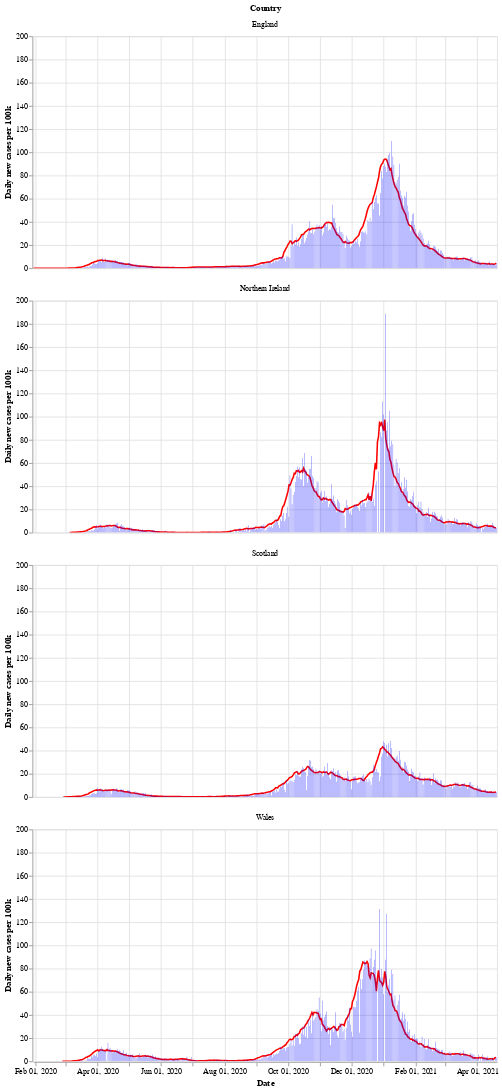

Notebook cell for this chart:
### Markdown cell above
Next is a bar chart of the number of new cases in each country (per 100k population), with the 7 day moving average of cases. Again we see that Wales saw a longer period of raising and falling cases compared to the other countries.

After a period of cases falling, each nation is now seeing a rise in the number of cases - especially in Wales.

### Code cell
# collapse
bars = alt.Chart(uk_cases).mark_bar().encode(
    x=alt.X("yearmonthdate(date):T", axis=alt.Axis(title='Date')),
    y=alt.Y("newCasesRate:Q", axis=alt.Axis(title='Daily new cases per 100k')),
    tooltip='newCasesRate',
    color=alt.condition(
        alt.datum.dailyChange > 0,
        alt.value("orange"),  # The positive color
        alt.value("blue")  # The negative color
    )
).properties(title='New cases per 100k population with rolling 7 day average', width=600).interactive()
line = alt.Chart(uk_cases).mark_line(
    color='red',
    size=2,
).transform_window(
    rolling_mean='mean(newCasesRate)',
    frame=[0, 7],
    groupby=['areaName']
).encode(
    x='yearmonthdate(date):T',
    y='rolling_mean:Q'
)
alt.layer(line, bars, data=uk_cases).facet(alt.Row('areaName', title='Country'), columns=1)

### Figure 1 — Vega-Lite specification as saved in the notebook (floating-point values rounded to 4 significant figures; data arrays with more than 128 entries replaced by an {"elided": "..."} marker saying what was removed)
{"config": {"view": {"continuousWidth": 400, "continuousHeight": 300}}, "data": {"name": "data-5d8dd4ad6c9ce06d33ae5d7e4de97dbf"}, "facet": {"type": "nominal", "field": "areaName", "title": "Country"}, "spec": {"layer": [{"mark": {"type": "line", "color": "red", "size": 2}, "encoding": {"x": {"type": "temporal", "field": "date", "timeUnit": "yearmonthdate"}, "y": {"type": "quantitative", "field": "rolling_mean"}}, "transform": [{"window": [{"op": "mean", "field": "newCasesRate", "as": "rolling_mean"}], "frame": [0, 7], "groupby": ["areaName"]}]}, {"mark": "bar", "encoding": {"color": {"condition": {"value": "orange", "test": "(datum.dailyChange > 0)"}, "value": "blue"}, "tooltip": {"type": "quantitative", "field": "newCasesRate"}, "x": {"type": "temporal", "axis": {"title": "Date"}, "field": "date", "timeUnit": "yearmonthdate"}, "y": {"type": "quantitative", "axis": {"title": "Daily new cases per 100k"}, "field": "newCasesRate"}}, "selection": {"selector002": {"type": "interval", "bind": "scales", "encodings": ["x", "y"]}}, "title": "New cases per 100k population with rolling 7 day average", "width": 600}]}, "columns": 1, "$schema": "https://vega.github.io/schema/vega-lite/v4.8.1.json", "datasets": {"data-5d8dd4ad6c9ce06d33ae5d7e4de97dbf": {"elided": "1692 records"}}}
